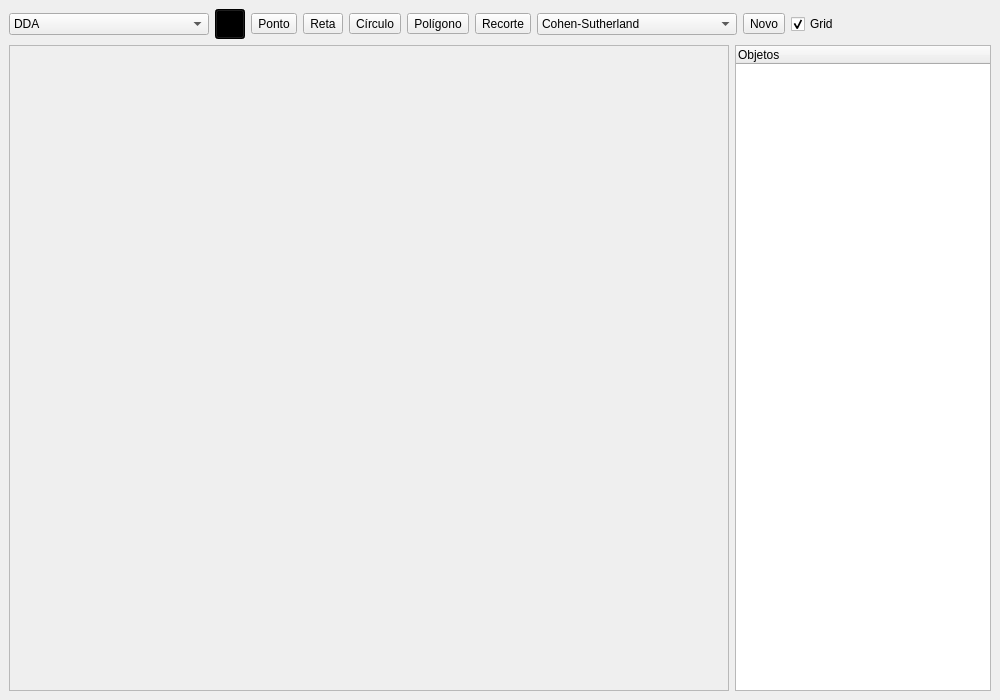
<?xml version="1.0" encoding="UTF-8"?>
<ui version="4.0">
 <class>MainWindow</class>
 <widget class="QMainWindow" name="MainWindow">
  <property name="geometry">
   <rect>
    <x>0</x>
    <y>0</y>
    <width>1000</width>
    <height>700</height>
   </rect>
  </property>
  <property name="windowTitle">
   <string>Editor Gráfico - TP1CG</string>
  </property>
  <widget class="QWidget" name="centralwidget">
   <layout class="QVBoxLayout" name="verticalLayout">
    <item>
     <layout class="QHBoxLayout" name="toolbarLayout">
      <item>
       <widget class="QComboBox" name="comboRender">
        <item>
         <property name="text">
          <string>DDA</string>
         </property>
        </item>
        <item>
         <property name="text">
          <string>Bresenham</string>
         </property>
        </item>
       </widget>
      </item>
      <item>
       <widget class="QToolButton" name="colorButton">
        <property name="text">
         <string></string>
        </property>
        <property name="minimumSize">
         <size>
          <width>30</width>
          <height>30</height>
         </size>
        </property>
        <property name="styleSheet">
         <string notr="true">background: rgba(0, 0, 0, 1);</string>
        </property>
       </widget>
      </item>
      <item>
       <widget class="QToolButton" name="toolPointBtn">
        <property name="text"><string>Ponto</string></property>
       </widget>
      </item>
      <item>
       <widget class="QToolButton" name="toolLineBtn">
        <property name="text"><string>Reta</string></property>
       </widget>
      </item>
      <item>
       <widget class="QToolButton" name="toolCircleBtn">
        <property name="text"><string>Círculo</string></property>
       </widget>
      </item>
    <item>
     <widget class="QToolButton" name="toolPolyBtn">
      <property name="text"><string>Polígono</string></property>
     </widget>
    </item>
    <item>
     <widget class="QToolButton" name="toolClipBtn">
      <property name="text"><string>Recorte</string></property>
     </widget>
    </item>
  <item>
   <widget class="QComboBox" name="comboClipping">
    <item>
     <property name="text"><string>Cohen-Sutherland</string></property>
    </item>
    <item>
     <property name="text"><string>Liang-Barsky</string></property>
    </item>
   </widget>
  </item>
      <item>
       <widget class="QToolButton" name="btnNew">
        <property name="text"><string>Novo</string></property>
       </widget>
      </item>
  <item>
   <widget class="QCheckBox" name="showGridCheck">
    <property name="text"><string>Grid</string></property>
    <property name="checked"><bool>true</bool></property>
   </widget>
  </item>
      
     </layout>
    </item>
    <item>
     <layout class="QHBoxLayout" name="mainLayout">
      <item>
       <widget class="QFrame" name="canvasPlaceholder">
        <property name="frameShape">
         <enum>QFrame::StyledPanel</enum>
        </property>
        <property name="minimumSize">
         <size>
          <width>720</width>
          <height>520</height>
         </size>
        </property>
       </widget>
      </item>
    <item>
     <widget class="QTreeWidget" name="treeObjects">
      <property name="minimumWidth">
       <number>240</number>
      </property>
      <column>
       <property name="text">
        <string>Objetos</string>
       </property>
      </column>
     </widget>
    </item>
     </layout>
    </item>
   </layout>
  </widget>
 </widget>
 <resources/>
 <connections/>
</ui>
